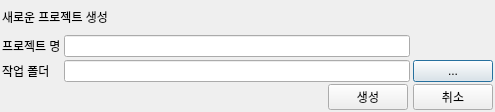
<?xml version="1.0" encoding="UTF-8"?>
<ui version="4.0">
 <class>NewProject</class>
 <widget class="QDialog" name="NewProject">
  <property name="windowModality">
   <enum>Qt::ApplicationModal</enum>
  </property>
  <property name="geometry">
   <rect>
    <x>0</x>
    <y>0</y>
    <width>495</width>
    <height>112</height>
   </rect>
  </property>
  <property name="windowTitle">
   <string>새로운 프로젝트 생성</string>
  </property>
  <layout class="QVBoxLayout" name="verticalLayout">
   <property name="spacing">
    <number>2</number>
   </property>
   <property name="margin">
    <number>2</number>
   </property>
   <item>
    <layout class="QGridLayout" name="gridLayout">
     <property name="spacing">
      <number>3</number>
     </property>
     <item row="0" column="0" colspan="2">
      <widget class="QLabel" name="label">
       <property name="text">
        <string>새로운 프로젝트 생성</string>
       </property>
      </widget>
     </item>
     <item row="2" column="0">
      <widget class="QLabel" name="label_3">
       <property name="text">
        <string>작업 폴더</string>
       </property>
      </widget>
     </item>
     <item row="1" column="0">
      <widget class="QLabel" name="label_2">
       <property name="text">
        <string>프로젝트 명</string>
       </property>
      </widget>
     </item>
     <item row="2" column="1">
      <widget class="QLineEdit" name="ui_workingDir"/>
     </item>
     <item row="1" column="1">
      <widget class="QLineEdit" name="ui_ProjectName"/>
     </item>
     <item row="2" column="2">
      <widget class="QPushButton" name="ui_findWorkingDir">
       <property name="text">
        <string>...</string>
       </property>
      </widget>
     </item>
    </layout>
   </item>
   <item>
    <layout class="QHBoxLayout" name="horizontalLayout">
     <property name="spacing">
      <number>5</number>
     </property>
     <item>
      <spacer name="horizontalSpacer">
       <property name="orientation">
        <enum>Qt::Horizontal</enum>
       </property>
       <property name="sizeHint" stdset="0">
        <size>
         <width>40</width>
         <height>20</height>
        </size>
       </property>
      </spacer>
     </item>
     <item>
      <widget class="QPushButton" name="ui_create">
       <property name="text">
        <string>생성</string>
       </property>
      </widget>
     </item>
     <item>
      <widget class="QPushButton" name="ui_close">
       <property name="text">
        <string>취소</string>
       </property>
      </widget>
     </item>
    </layout>
   </item>
  </layout>
 </widget>
 <resources/>
 <connections/>
</ui>
